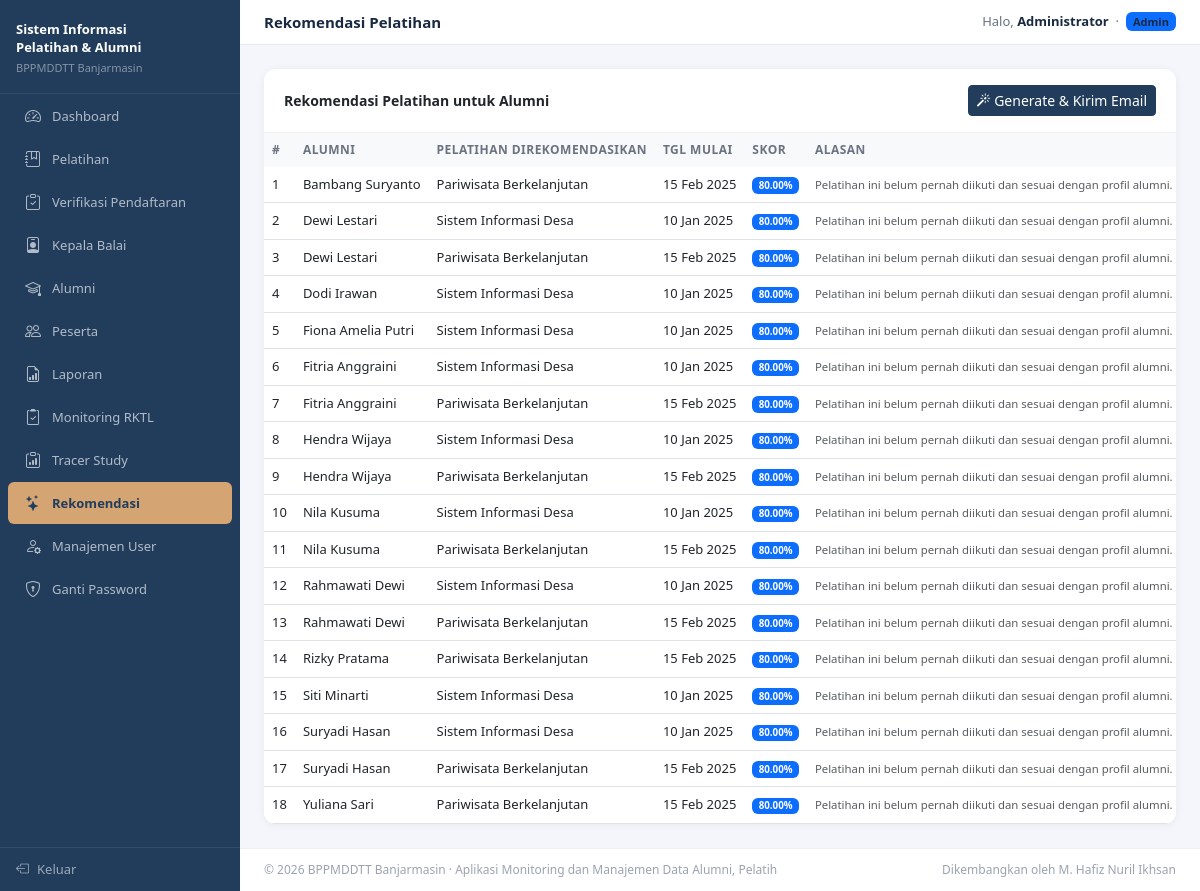
The app's page /login/admin/rekomendasi.php (signed in) with its own data.
### tables this page shows
CREATE TABLE `rekomendasi` (
  `id` int(10) UNSIGNED NOT NULL,
  `alumni_id` int(10) UNSIGNED NOT NULL,
  `pelatihan_id` int(10) UNSIGNED NOT NULL,
  `skor` decimal(5,2) DEFAULT NULL COMMENT 'skor relevansi dari engine rekomendasi',
  `alasan` text DEFAULT NULL,
  `is_dilihat` tinyint(1) NOT NULL DEFAULT 0,
  `created_at` timestamp NOT NULL DEFAULT current_timestamp()
);

CREATE TABLE `users` (
  `id` int(10) UNSIGNED NOT NULL,
  `name` varchar(100) NOT NULL,
  `email` varchar(150) NOT NULL,
  `password` varchar(255) NOT NULL,
  `role` enum('admin','instruktur','peserta','alumni','kepala') NOT NULL DEFAULT 'peserta',
  `is_active` tinyint(1) NOT NULL DEFAULT 1,
  `created_at` timestamp NOT NULL DEFAULT current_timestamp(),
  `updated_at` timestamp NOT NULL DEFAULT current_timestamp() ON UPDATE current_timestamp()
);

CREATE TABLE `pelatihan` (
  `id` int(10) UNSIGNED NOT NULL,
  `nama_pelatihan` varchar(200) NOT NULL,
  `jenis` varchar(100) DEFAULT NULL,
  `deskripsi` text DEFAULT NULL,
  `tanggal_mulai` date NOT NULL,
  `tanggal_selesai` date NOT NULL,
  `kuota` smallint(6) NOT NULL DEFAULT 30,
  `instruktur_id` int(10) UNSIGNED NOT NULL,
  `lokasi` varchar(200) DEFAULT NULL,
  `status` enum('aktif','selesai','dibatalkan') NOT NULL DEFAULT 'aktif',
  `created_at` timestamp NOT NULL DEFAULT current_timestamp(),
  `updated_at` timestamp NOT NULL DEFAULT current_timestamp() ON UPDATE current_timestamp()
);

### login/admin/rekomendasi.php (the view, shortened to what this page needs)
<?php
include 'header.php';
$data = mysqli_query($koneksi, "
    SELECT r.*, u.name as nama_alumni, p.nama_pelatihan, p.tanggal_mulai
    FROM rekomendasi r
    JOIN alumni a ON r.alumni_id = a.id
    JOIN users u ON a.user_id = u.id
    JOIN pelatihan p ON r.pelatihan_id = p.id
    ORDER BY r.skor DESC, u.name ASC
");
?>
<div class="card">
  <div class="card-header d-flex justify-content-between align-items-center">
    <span>Rekomendasi Pelatihan untuk Alumni</span>
    <a href="rekomendasi.php?generate=1" class="btn btn-sm btn-primary"
       onclick="return confirm('Generate ulang semua rekomendasi? Email akan dikirim ke alumni.')">
      <i class="bi bi-magic"></i> Generate & Kirim Email
    </a>
  </div>
  <div class="table-responsive">
    <table class="table table-hover mb-0">
      <thead>
        <tr><th>#</th><th>Alumni</th><th>Pelatihan Direkomendasikan</th><th>Tgl Mulai</th><th>Skor</th><th>Alasan</th><th>Dilihat</th></tr>
      </thead>
      <tbody>
      <?php $no=1; while ($row = mysqli_fetch_assoc($data)): ?>
        <tr>
          <td><?= $no++ ?></td>
          <td><?= htmlspecialchars($row['nama_alumni']) ?></td>
          <td><?= htmlspecialchars($row['nama_pelatihan']) ?></td>
          <td><?= date('d M Y', strtotime($row['tanggal_mulai'])) ?></td>
          <td><span class="badge bg-primary"><?= $row['skor'] ?>%</span></td>
          <td><small class="text-muted"><?= htmlspecialchars($row['alasan']) ?></small></td>
        </tr>
      <?php endwhile; ?>
      </tbody>
    </table>
  </div>
</div>
<?php include 'footer.php'; ?>

### login/assets/css/global.css (style rules this page uses)
.table-responsive { border-radius: 0 0 12px 12px; }
.table td, .table th { white-space: nowrap; }
body { background: transparent; }
.card { background: rgba(255, 255, 255, 0.95) !important; backdrop-filter: blur(4px); }

### login/admin/header.php (style rules this page uses)
:root { --sidebar-w: 240px; --sidebar-bg: #223D5C; --sidebar-hover: #2D4F7A; --accent: #D4A473; --primary: #223D5C; --primary-dark: #1A2D48; --gold: #D4A473; --teal: #4F9DB5; }
body { background: #f4f6fb; font-size: 14px; }
.card { border: none; border-radius: 12px; box-shadow: 0 1px 8px rgba(0,0,0,.06); }
.card-header { background: #fff; border-bottom: 1px solid #f0f0f0; font-weight: 600; font-size: 14px; border-radius: 12px 12px 0 0 !important; padding: 16px 20px; }
.table thead th { background: #f8f9fb; font-size: 12px; font-weight: 600; text-transform: uppercase; letter-spacing: .04em; color: #6b7280; border-bottom: none; }
.table td { vertical-align: middle; font-size: 13px; }
.btn-primary { background-color: var(--primary); border-color: var(--primary); }

### records on screen
rekomendasi: users.name "Bambang Suryanto", pelatihan.nama_pelatihan "Pariwisata Berkelanjutan", pelatihan.tanggal_mulai "15 Feb 2025", skor "80.00", alasan "Pelatihan ini belum pernah diikuti dan sesuai dengan profil alumni."
rekomendasi: users.name "Dewi Lestari", pelatihan.nama_pelatihan "Sistem Informasi Desa", pelatihan.tanggal_mulai "10 Jan 2025", skor "80.00", alasan "Pelatihan ini belum pernah diikuti dan sesuai dengan profil alumni."
rekomendasi: users.name "Dewi Lestari", pelatihan.nama_pelatihan "Pariwisata Berkelanjutan", pelatihan.tanggal_mulai "15 Feb 2025", skor "80.00", alasan "Pelatihan ini belum pernah diikuti dan sesuai dengan profil alumni."
rekomendasi: users.name "Dodi Irawan", pelatihan.nama_pelatihan "Sistem Informasi Desa", pelatihan.tanggal_mulai "10 Jan 2025", skor "80.00", alasan "Pelatihan ini belum pernah diikuti dan sesuai dengan profil alumni."
rekomendasi: users.name "Fiona Amelia Putri", pelatihan.nama_pelatihan "Sistem Informasi Desa", pelatihan.tanggal_mulai "10 Jan 2025", skor "80.00", alasan "Pelatihan ini belum pernah diikuti dan sesuai dengan profil alumni."
rekomendasi: users.name "Fitria Anggraini", pelatihan.nama_pelatihan "Sistem Informasi Desa", pelatihan.tanggal_mulai "10 Jan 2025", skor "80.00", alasan "Pelatihan ini belum pernah diikuti dan sesuai dengan profil alumni."
rekomendasi: users.name "Fitria Anggraini", pelatihan.nama_pelatihan "Pariwisata Berkelanjutan", pelatihan.tanggal_mulai "15 Feb 2025", skor "80.00", alasan "Pelatihan ini belum pernah diikuti dan sesuai dengan profil alumni."
rekomendasi: users.name "Hendra Wijaya", pelatihan.nama_pelatihan "Sistem Informasi Desa", pelatihan.tanggal_mulai "10 Jan 2025", skor "80.00", alasan "Pelatihan ini belum pernah diikuti dan sesuai dengan profil alumni."
rekomendasi: users.name "Hendra Wijaya", pelatihan.nama_pelatihan "Pariwisata Berkelanjutan", pelatihan.tanggal_mulai "15 Feb 2025", skor "80.00", alasan "Pelatihan ini belum pernah diikuti dan sesuai dengan profil alumni."
rekomendasi: users.name "Nila Kusuma", pelatihan.nama_pelatihan "Sistem Informasi Desa", pelatihan.tanggal_mulai "10 Jan 2025", skor "80.00", alasan "Pelatihan ini belum pernah diikuti dan sesuai dengan profil alumni."
rekomendasi: users.name "Nila Kusuma", pelatihan.nama_pelatihan "Pariwisata Berkelanjutan", pelatihan.tanggal_mulai "15 Feb 2025", skor "80.00", alasan "Pelatihan ini belum pernah diikuti dan sesuai dengan profil alumni."
rekomendasi: users.name "Rahmawati Dewi", pelatihan.nama_pelatihan "Sistem Informasi Desa", pelatihan.tanggal_mulai "10 Jan 2025", skor "80.00", alasan "Pelatihan ini belum pernah diikuti dan sesuai dengan profil alumni."
rekomendasi: users.name "Rahmawati Dewi", pelatihan.nama_pelatihan "Pariwisata Berkelanjutan", pelatihan.tanggal_mulai "15 Feb 2025", skor "80.00", alasan "Pelatihan ini belum pernah diikuti dan sesuai dengan profil alumni."
rekomendasi: users.name "Rizky Pratama", pelatihan.nama_pelatihan "Pariwisata Berkelanjutan", pelatihan.tanggal_mulai "15 Feb 2025", skor "80.00", alasan "Pelatihan ini belum pernah diikuti dan sesuai dengan profil alumni."
rekomendasi: users.name "Siti Minarti", pelatihan.nama_pelatihan "Sistem Informasi Desa", pelatihan.tanggal_mulai "10 Jan 2025", skor "80.00", alasan "Pelatihan ini belum pernah diikuti dan sesuai dengan profil alumni."
rekomendasi: users.name "Suryadi Hasan", pelatihan.nama_pelatihan "Sistem Informasi Desa", pelatihan.tanggal_mulai "10 Jan 2025", skor "80.00", alasan "Pelatihan ini belum pernah diikuti dan sesuai dengan profil alumni."
rekomendasi: users.name "Suryadi Hasan", pelatihan.nama_pelatihan "Pariwisata Berkelanjutan", pelatihan.tanggal_mulai "15 Feb 2025", skor "80.00", alasan "Pelatihan ini belum pernah diikuti dan sesuai dengan profil alumni."
rekomendasi: users.name "Yuliana Sari", pelatihan.nama_pelatihan "Pariwisata Berkelanjutan", pelatihan.tanggal_mulai "15 Feb 2025", skor "80.00", alasan "Pelatihan ini belum pernah diikuti dan sesuai dengan profil alumni."

### other values on screen
$page_title "Rekomendasi Pelatihan"
$_SESSION['nama'] "Administrator"
